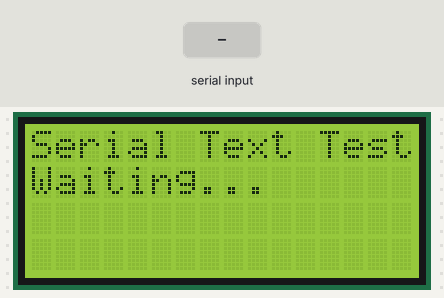
Simulated run of this sketch. Board: ESP32. Parts: 16×4 character LCD. The inputs (shaded band) are chosen by the test bench. What the sketch prints to the serial monitor is not drawn.

Above: at 1.6 s.
1.7 s: "1\n" received over Serial
At 2.9 s:
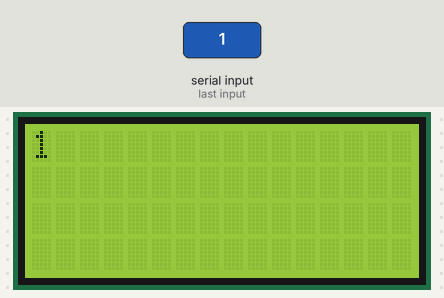
3.2 s: "0\n" received over Serial
At 4.1 s:
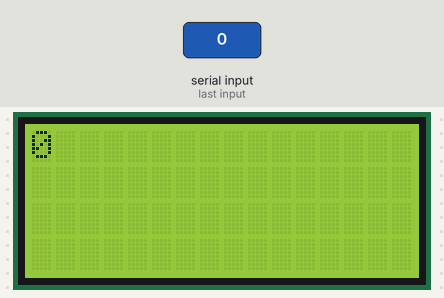
4.7 s: "2\n" received over Serial
At 5.2 s:
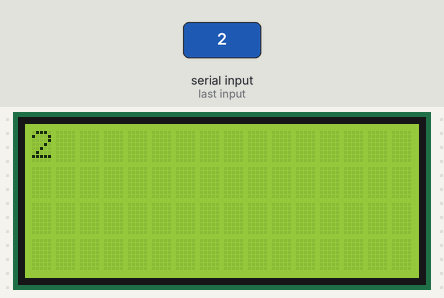
Timing chart, 0 to 7.7 s (numbered marks = the images above; inputs shaded):
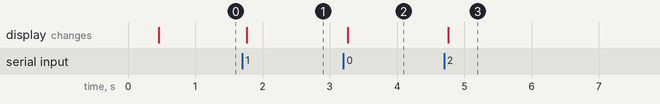

Measured:
- after the input at 1.7 s, the display: changes after 0.06 s (image 1)
- after the input at 3.2 s, the display: changes after 0.06 s (image 2)
- after the input at 4.7 s, the display: changes after 0.06 s (image 3)

The sketch:

4.ino
```cpp
// ============================================================
// ESP32 16x4 LCD SERIAL TEXT TEST
//
// Type any text in the Serial Monitor.
// The ESP32 displays it on the 16x4 LCD.
//
// Serial Monitor:
//   Baud: 115200
//   Line ending: Newline
//
// LCD:
//   SDA -> GPIO 21
//   SCL -> GPIO 22
// ============================================================

#include <Wire.h>
#include <hd44780.h>
#include <hd44780ioClass/hd44780_I2Cexp.h>

hd44780_I2Cexp lcd;

const int SDA_PIN = 21;
const int SCL_PIN = 22;

String inputText = "";

void clearDisplay() {
  for (int row = 0; row < 4; row++) {
    lcd.setCursor(0, row);
    lcd.print("                ");
  }
}

void printWrappedText(const String &text) {

  clearDisplay();

  int row = 0;
  int col = 0;

  for (int i = 0; i < text.length(); i++) {

    char c = text[i];

    // Ignore carriage return.
    if (c == '\r') {
      continue;
    }

    // New line from Serial input.
    if (c == '\n') {
      row++;
      col = 0;

      if (row >= 4) {
        break;
      }

      continue;
    }

    lcd.setCursor(col, row);
    lcd.write(c);

    col++;

    // Move automatically to the next LCD line.
    if (col >= 16) {
      col = 0;
      row++;

      if (row >= 4) {
        break;
      }
    }
  }
}

void setup() {

  Serial.begin(115200);
  delay(300);

  Serial.println();
  Serial.println("================================");
  Serial.println("ESP32 16x4 LCD Serial Text Test");
  Serial.println("================================");
  Serial.println("Type text and press Enter.");
  Serial.println("Maximum display area: 64 characters.");
  Serial.println();

  Wire.begin(SDA_PIN, SCL_PIN);

  int status = lcd.begin(16, 4);

  if (status != 0) {
    Serial.print("LCD error: ");
    Serial.println(status);

    while (true) {
      delay(1000);
    }
  }

  lcd.backlight();

  clearDisplay();

  lcd.setCursor(0, 0);
  lcd.print("Serial Text Test");

  lcd.setCursor(0, 1);
  lcd.print("Waiting...");

  Serial.println("LCD ready.");
}

void loop() {

  while (Serial.available()) {

    char c = Serial.read();

    // Enter / newline means display the complete message.
    if (c == '\n' || c == '\r') {

      if (inputText.length() > 0) {

        Serial.print("Displaying: ");
        Serial.println(inputText);

        printWrappedText(inputText);

        inputText = "";
      }

      continue;
    }

    // Keep only the first 64 characters because
    // a 16x4 LCD can show 64 characters at once.
    if (inputText.length() < 64) {
      inputText += c;
    }
  }
}
```
